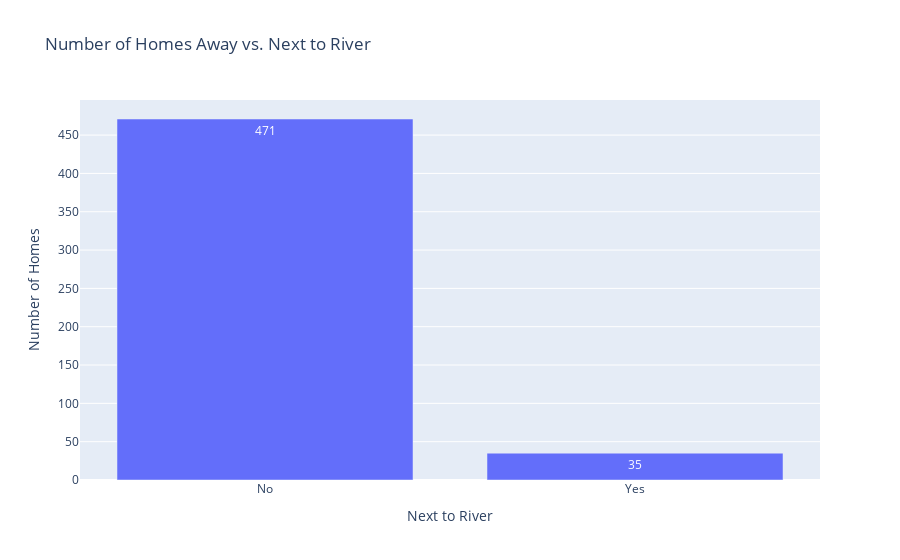

This figure's notebook cell:
### Markdown cell above
#### Next to the River? ⛵️

**Challenge**

Create a bar chart with plotly for CHAS to show many more homes are away from the river versus next to it. The bar chart should look something like this:

<img src=https://i.imgur.com/AHwoQ6l.png height=350>

You can make your life easier by providing a list of values for the x-axis (e.g., `x=['No', 'Yes']`)

### Code cell
chas_counts = data['CHAS'].value_counts().sort_index()
x_labels = ['No', 'Yes']  # 'No' for 0, 'Yes' for 1

# Create the Plotly bar chart
fig = px.bar(x=x_labels, y=chas_counts, 
             labels={'x': 'Next to River', 'y': 'Number of Homes'}, 
             title='Number of Homes Away vs. Next to River',
             text=chas_counts)

# Show the chart
fig.show()

### Figure 1 — Plotly figure (JSON) as saved in the notebook; plotly's stock layout.template omitted (floating-point values rounded to 4 significant figures)
{"data": [{"alignmentgroup": "True", "hovertemplate": "Next to River=%{x}<br>Number of Homes=%{y}<br>text=%{text}<extra></extra>", "legendgroup": "", "marker": {"color": "#636efa", "pattern": {"shape": ""}}, "name": "", "offsetgroup": "", "orientation": "v", "showlegend": false, "text": [471, 35], "textposition": "auto", "type": "bar", "x": ["No", "Yes"], "xaxis": "x", "y": [471, 35], "yaxis": "y"}], "layout": {"autosize": true, "barmode": "relative", "legend": {"tracegroupgap": 0}, "title": {"text": "Number of Homes Away vs. Next to River"}, "xaxis": {"anchor": "y", "autorange": true, "domain": [0, 1], "range": [-0.5, 1.5], "title": {"text": "Next to River"}, "type": "category"}, "yaxis": {"anchor": "x", "autorange": true, "domain": [0, 1], "range": [0, 495.8], "title": {"text": "Number of Homes"}, "type": "linear"}}}
